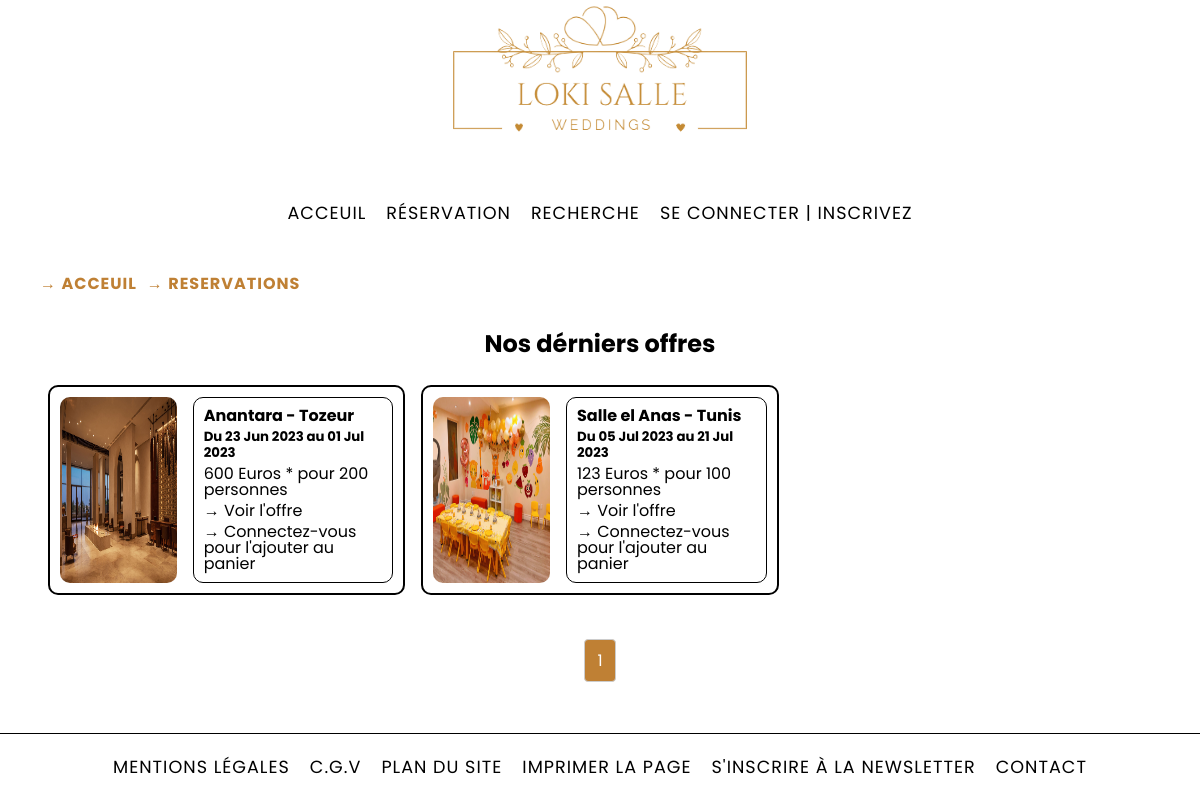
Page /pages/reservation.php on the committed database.
### tables this page shows
CREATE TABLE `produit` (
  `id_produit` int(5) NOT NULL,
  `date_arrive` date DEFAULT NULL,
  `date_depart` date DEFAULT NULL,
  `id_salle` int(5) DEFAULT NULL,
  `id_promo` int(2) DEFAULT NULL,
  `prix` int(5) DEFAULT NULL,
  `etat` int(1) DEFAULT NULL,
  `date_added` timestamp NOT NULL DEFAULT current_timestamp() ON UPDATE current_timestamp()
);

CREATE TABLE `salle` (
  `id_salle` int(5) NOT NULL,
  `titre` varchar(200) DEFAULT NULL,
  `description` text DEFAULT NULL,
  `adresse` text DEFAULT NULL,
  `pays` varchar(20) DEFAULT NULL,
  `ville` varchar(20) DEFAULT NULL,
  `photo` varchar(200) DEFAULT NULL,
  `capacite` int(3) DEFAULT NULL,
  `categorie` enum('fete','reunion','anniversaire') DEFAULT NULL,
  `date_added` timestamp NOT NULL DEFAULT current_timestamp() ON UPDATE current_timestamp()
);

### pages/reservation.php (the view, shortened to what this page needs)
<?php
require_once('../config/config.php');
?>
<?php include_once('./templates/header.php'); ?>
<div class="res-ptitle">
        <h2 class="res-title">Nos dérniers offres</h2>
</div>
<section id="res-container">
    <?php
        $resultsPerPage = 9;
        $currentPage = isset($_GET['page']) ? $_GET['page'] : 1;
        $startIndex = ($currentPage - 1) * $resultsPerPage;
        $totalRowsQuery = "SELECT COUNT(*) AS total FROM produit WHERE etat = 0";
        $totalRowsResult = mysqli_query($link, $totalRowsQuery);
        $totalRows = mysqli_fetch_assoc($totalRowsResult)['total'];
        $totalPages = ceil($totalRows / $resultsPerPage);
        $query = "SELECT p.*, s.photo, s.titre, s.ville, s.capacite FROM produit p INNER JOIN salle s ON p.id_salle = s.id_salle WHERE p.etat = 0 LIMIT $startIndex, $resultsPerPage";
        $result = mysqli_query($link, $query);
        if (mysqli_num_rows($result) > 0) {
            for ($i = 0; $i < mysqli_num_rows($result); $i++) {
                $row = mysqli_fetch_assoc($result);
                echo '<div class="resOffre">';
                echo '<img src="../images/uploads/'.$row['photo'].'" class="resOffre-img" alt="">';
                echo '<div class="resOffre-info">';
                echo '<h4 class="res-titre">'.$row['titre'].' - <span>'.$row['ville'].'</span></h4>';
                echo '<h5 class="res-date">Du '.date("d M Y",strtotime($row['date_arrive'])).' au '.date("d M Y",strtotime($row['date_depart'])).'</span></h5>';
                echo '<p class="res-price">'.$row['prix'].' Euros * pour '.$row['capacite'].' personnes</p>';
                echo '<a href="reservation_details.php?id='.$row['id_produit'].'" class="res-link">→ Voir l\'offre</a>';
                echo ($loggedIn ? '<a href="#" class="of-link" onclick="addToCart('.$row['id_produit'].')">→ Ajouter au Panier</a>' : '<a href="#" class="of-link">→ Connectez-vous pour l\'ajouter au panier') . '</a>';
                echo '</div>';
                echo '</div>';
            }
        }
    ?>
</section>
<?php
    echo '<div class="pagination">';
    for ($i = 1; $i <= $totalPages; $i++) {
        if ($i == $currentPage) {
            echo '<span class="active">' . $i . '</span>';
        } else {
            echo '<a href="?page=' . $i . '">' . $i . '</a>';
        }
    }
    echo '</div>';
?>
<?php include_once('./templates/footer.php'); ?>

### css/style.css (style rules this page uses)
* { margin: 0; padding: 0; box-sizing: border-box; }
html, body { font-family: 'Poppins', Helvetica, sans-serif; font-size: 1rem; overflow-x: hidden; }
body { display: flex; flex-direction: column; min-height: 100vh; }
.offreBox-info a, p { text-decoration: none; color: black; }
#res-container { display: grid; grid-template-columns: repeat(3, 1fr); gap: 1rem; text-align: center; padding: 2% 4% 2% 4%; }
.res-ptitle { width: 100%; text-align: center; margin-top: 25px; }
.resOffre { border: 2px solid black; border-radius: 10px; display: flex; max-width: 500px; max-height: 300px; gap: 1rem; padding: 10px 10px; justify-content: space-around; }
.resOffre-img { width: 35%; border-radius: 10px; }
.resOffre-info { padding: 10px; border: 1px solid black; border-radius: 10px; text-align: left; display: flex; flex-direction: column; font-size: 1rem; line-height: 1rem; }
.resOffre-info a, p { text-decoration: none; color: black; }
.resOffre-info p { margin-bottom: 5px; }
.resOffre-info a:first-of-type { margin-bottom: 5px; }
.res-date { margin: 5px 0; }
.pagination { margin-top: 20px; text-align: center; }
.pagination a, .pagination span { display: inline-block; padding: 8px 12px; margin: 0 5px; border: 1px solid #ccc; border-radius: 4px; text-decoration: none; color: #333; }
.pagination .active { background-color: #BF8034; color: white; }
.res-details-info a, p { text-decoration: none; color: black; }

### rows in the picture
produit: id_salle.photo (picture), id_salle.titre "Anantara", id_salle.ville "Tozeur", date_arrive "23 Jun 2023", date_depart "01 Jul 2023", prix "600", id_salle.capacite "200"
produit: id_salle.photo (picture), id_salle.titre "Salle el Anas", id_salle.ville "Tunis", date_arrive "05 Jul 2023", date_depart "21 Jul 2023", prix "123", id_salle.capacite "100"

### other values in the picture
$crumb['name'] "→ ACCEUIL"
$crumb['name'] "→ RESERVATIONS"
